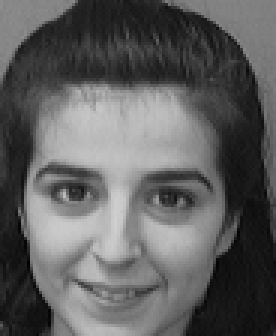
%> input picture att_faces/s10/1.pgm, 92 x 112 px (shown 3 times larger)
$ octave LRC.m   (GNU Octave 9; MATLAB toolbox functions it lacks are replaced by stand-ins)
%> lines starting %> are read from the running program, lines starting %| are printed output that depends on the picture
%% Project Code : face recognition using Linear regression Classification model%%
%Course: Image Processing
%Submitted by : Mousumi Deb
%
clc
clear all
close all
%


%MATLAB code
N=64;
I = imread('1.pgm'); %read the image
%> I is the input picture: size 112x92 uint8; min 1, max 207, mean 95.1
% I = rgb2gray(rgb);%convert the RGB to gray scale image
I=imresize(I,[N N],'bilinear');
%> I: size 64x64 uint8

n=1;
for i = 1:N
for j = 1:N
w1i(n) = I(i,j);
n=n+1;
end
end
%> after the loop, n = 4097; w1i = 4096 values, max 204 at index 2651, min 14 at index 3840, mean 95.1


%MATLAB code
I = imread('2.pgm'); %read the image
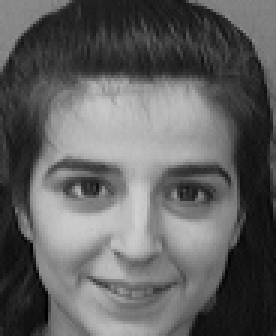
%> input picture att_faces/s10/2.pgm, 92 x 112 px (shown 3 times larger)
%> I is the input picture: size 112x92 uint8; min 0, max 208, mean 97.1
% I = rgb2gray(rgb);%convert the RGB to gray scale image
I=imresize(I,[N N],'bilinear');
%> I: size 64x64 uint8

n=1;
for i = 1:N
for j = 1:N
w2i(n) = I(i,j);
n=n+1;
end
end
%> after the loop, w2i = 4096 values, max 204 at index 2528, min 8 at index 3787, mean 97.06


%MATLAB code
I = imread('3.pgm'); %read the image
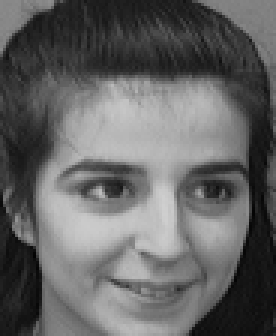
%> input picture att_faces/s10/3.pgm, 92 x 112 px (shown 3 times larger)
%> I is the input picture: size 112x92 uint8; min 3, max 207, mean 99.9
% I = rgb2gray(rgb);%convert the RGB to gray scale image
I=imresize(I,[N N],'bilinear');
%> I: size 64x64 uint8

n=1;
for i = 1:N
for j = 1:N
w3i(n) = I(i,j);
n=n+1;
end
end
%> after the loop, w3i = 4096 values, max 204 at index 2471, min 13 at index 2747, mean 99.84


%MATLAB code
I = imread('4.pgm'); %read the image
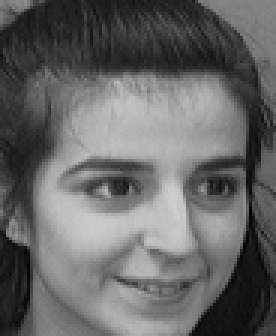
%> input picture att_faces/s10/4.pgm, 92 x 112 px (shown 3 times larger)
%> I is the input picture: size 112x92 uint8; min 0, max 209, mean 102.8
% I = rgb2gray(rgb);%convert the RGB to gray scale image
I=imresize(I,[N N],'bilinear');
%> I: size 64x64 uint8

n=1;
for i = 1:N
for j = 1:N
w4i(n) = I(i,j);
n=n+1;
end
end
%> after the loop, w4i = 4096 values, max 206 at index 2537, min 15 at index 2683, mean 102.8


%MATLAB code
I = imread('5.pgm'); %read the image
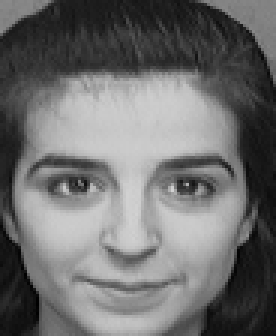
%> input picture att_faces/s10/5.pgm, 92 x 112 px (shown 3 times larger)
%> I is the input picture: size 112x92 uint8; min 0, max 210, mean 110.3
% I = rgb2gray(rgb);%convert the RGB to gray scale image
I=imresize(I,[N N],'bilinear');
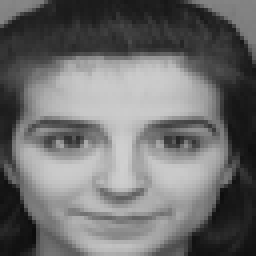
%> I: size 64x64 uint8 (shown 4 times larger); min 12, max 207, mean 110.3

n=1;
for i = 1:N
for j = 1:N
w5i(n) = I(i,j);
n=n+1;
end
end
%> after the loop, w5i = 4096 values, max 207 at index 2399, min 12 at index 3657, mean 110.3


%MATLAB code
I = imread('6.pgm'); %read the image
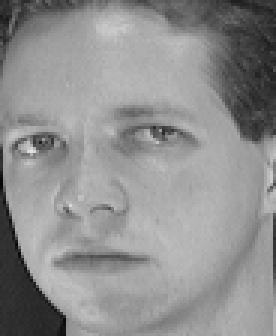
%> input picture att_faces/s1/6.pgm, 92 x 112 px (shown 3 times larger)
%> I is the input picture: size 112x92 uint8; min 7, max 225, mean 143.2
% I = rgb2gray(rgb);%convert the RGB to gray scale image
I=imresize(I,[N N],'bilinear');
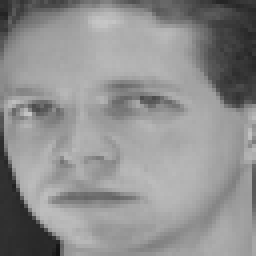
%> I: size 64x64 uint8 (shown 4 times larger); min 20, max 198, mean 143.3

n=1;
for i = 1:N
for j = 1:N
w6i(n) = I(i,j);
n=n+1;
end
end
%> after the loop, w6i = 4096 values, max 198 at index 347, min 20 at index 4047, mean 143.3


%MATLAB code
%> (the run ends here)
